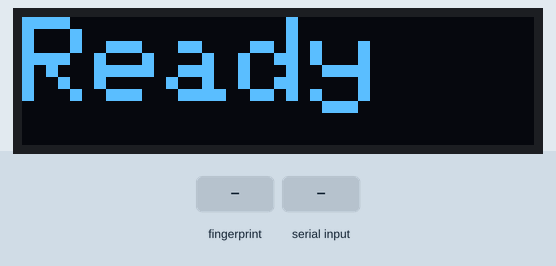
The sketch below on a simulated ESP32-S2. Shown: 128×32 one-colour display. The test bench sets the inputs (shaded band). What the sketch prints to the serial monitor is not drawn.

Above: at 4.2 s.
4.3 s: finger stored as number 1 placed on the sensor
At 5.4 s:
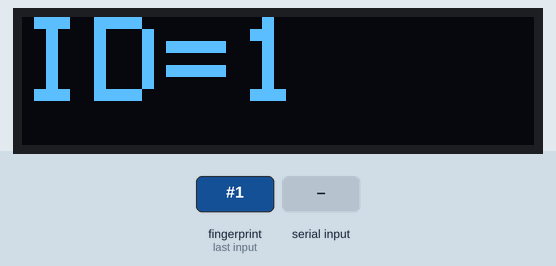
At 6.1 s:
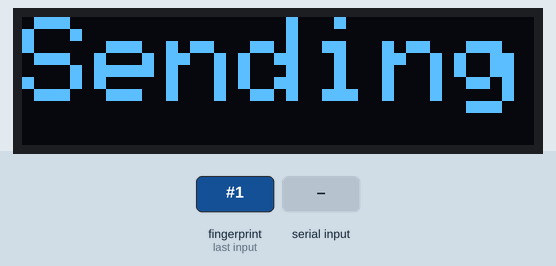
7.1 s: ".\n" received over Serial
At 7.4 s:
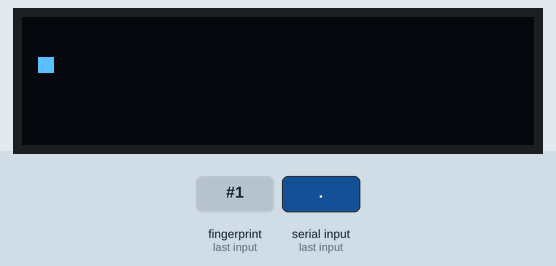
Timing chart, 0 to 10.1 s (numbered marks = the images above; inputs shaded):
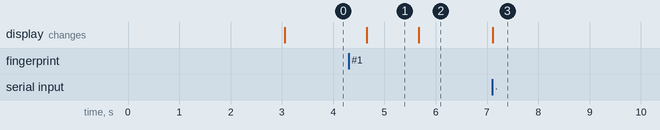

The sketch:

reader.ino
```cpp
#include <SPI.h>
#include <Wire.h>
#include <Adafruit_GFX.h>
#include <Adafruit_SSD1306.h>
#include <Adafruit_Fingerprint.h>

// OLED 128x32 I2C SSD1306 Chip
// Same wiring as LiquidCrystal_I2C
// OLED -> Arduino
// SCL -> A5
// SDA -> A4
// GND -> GND
// VCC -> 5V
#define OLED_SCREEN_WIDTH 128     // pixel
#define OLED_SCREEN_HEIGHT 32     // pixel
#define OLED_SCREEN_ADDRESS 0x3C  ///< See datasheet for Address; 0x3D for 128x64, 0x3C for 128x32
#define OLED_RESET -1
Adafruit_SSD1306 oled(OLED_SCREEN_WIDTH, OLED_SCREEN_HEIGHT, &Wire, OLED_RESET);

uint8_t id;

// https://docs.espressif.com/projects/arduino-esp32/en/latest/migration_guides/2.x_to_3.0.html#uart-hardwareserial
// Default pins for some SoCs have been changed to avoid conflicts with other peripherals:
// * ESP32’s UART1 RX and TX pins are now GPIO26 and GPIO27, respectively;
// * ESP32’s UART2 RX and TX pins are now GPIO4 and GPIO25, respectively;
// * ESP32-S2’s UART1 RX and TX pins are now GPIO4 and GPIO5, respectively.
Adafruit_Fingerprint finger = Adafruit_Fingerprint(& Serial2);

// #define RED_LED 12
// #define GREEN_LED 13
// text sizes
// 1 = 8px
// 3 = 16px

bool wifiReady = true;

void setup() {
  Serial.begin(115200);
  // pinMode(RED_LED, OUTPUT);
  // pinMode(GREEN_LED, OUTPUT);
  // digitalWrite(RED_LED, HIGH);
  // digitalWrite(GREEN_LED, LOW);
  if (!oled.begin(SSD1306_SWITCHCAPVCC, OLED_SCREEN_ADDRESS)) {
    Serial.println("SSD1306 allocation failed");
    for (;;)
      ;  // Don't proceed, loop forever
  } else {
    Serial.println("OLED connected");
  }

  oled.clearDisplay();
  oled.setTextColor(WHITE);
  oled.setTextSize(3);
  oled.setCursor(0, 8);
  oled.setTextSize(3);
  oled.println("PALO IT");
  oled.display();
  delay(2000);  // Pause for 2 seconds

  finger.begin(57600);

  if (finger.verifyPassword()) {
    Serial.println("Fingerprint reader ready");
  } else {
    Serial.println("Did not find fingerprint sensor");
    while (1) {
      delay(1);
    }
  }
}

String receivedString;
void loop()  // run over and over again
{
  receivedString = "";
  while (!wifiReady) {
    if (Serial.available() > 0) {
      char inChar = Serial.read();
      if (inChar == '.' && receivedString.length() > 10) {
        receivedString = "";
      }
      receivedString += inChar;
      oled.clearDisplay();
      oled.setTextColor(WHITE);
      oled.setCursor(0, 0);
      oled.setTextSize(1);
      oled.println(receivedString);
      oled.display();
      if (receivedString.indexOf("[ESP8266]READY\n") > -1) {
        wifiReady = true;
        delay(1000);
      }
    }
  }
  // digitalWrite(RED_LED, LOW);
  // digitalWrite(GREEN_LED, HIGH);
  receivedString = "";
  oled.clearDisplay();
  oled.setTextColor(WHITE);
  oled.setCursor(0, 0);
  oled.setTextSize(3);
  oled.println("Ready");
  oled.display();

  int id = getFingerprintIDez();
  if (id > 0) {
    // digitalWrite(RED_LED, HIGH);
    // digitalWrite(GREEN_LED, LOW);
    oled.clearDisplay();
    oled.setTextColor(WHITE);
    oled.setCursor(0, 0);
    oled.setTextSize(3);
    oled.print("ID=");
    oled.println(id);
    oled.display();
    Serial.print("[F_ID]");
    Serial.print(id);
    Serial.print("\n");
    delay(1000);

    oled.clearDisplay();
    oled.setTextColor(WHITE);
    oled.setCursor(0, 0);
    oled.setTextSize(3);
    oled.print("Sending");
    oled.display();
    while (Serial.available() == 0) {} //wait for data available

    receivedString = Serial.readStringUntil('\n');
    oled.clearDisplay();
    oled.setTextColor(WHITE);
    oled.setCursor(0, 0);
    oled.setTextSize(2);
    oled.print(receivedString);
    oled.display();
    delay(3000);
    // digitalWrite(RED_LED, LOW);
    // digitalWrite(GREEN_LED, HIGH);
  }
  delay(50);  //don't ned to run this at full speed.
}

// returns -1 if failed, otherwise returns ID #
int getFingerprintIDez() {
  uint8_t p = finger.getImage();
  if (p != FINGERPRINT_OK) return -1;

  p = finger.image2Tz();
  if (p != FINGERPRINT_OK) return -1;

  p = finger.fingerFastSearch();
  if (p != FINGERPRINT_OK) return -1;

  // found a match!
  Serial.print("Found ID #");
  Serial.print(finger.fingerID);
  Serial.print(" with confidence of ");
  Serial.println(finger.confidence);
  return finger.fingerID;
}
```

Measured:
- after the input at 4.3 s, the display: changes after 0.36 s (image 1)
- after the input at 7.1 s, the display: changes at once (image 3)
- what the display in image 1 shows lasts 1.0 s, from 4.7 s to 5.7 s
